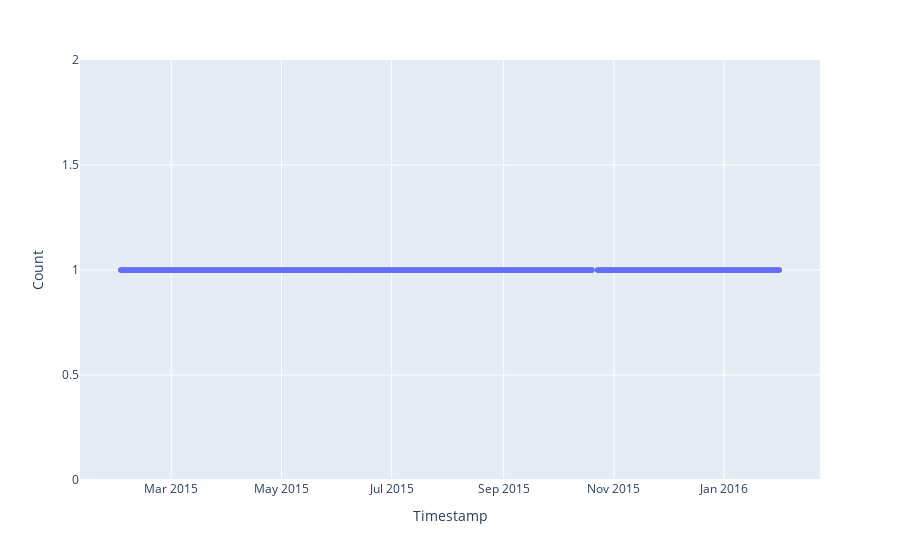

The notebook cell saved with this chart:
### Code cell
fig = px.scatter(minus_5, x="Timestamp", y="Count")

fig.show()

### Figure 1 — Plotly figure (JSON) as saved in the notebook; plotly's stock layout.template omitted (floating-point values rounded to 4 significant figures; data arrays with more than 128 entries replaced by an {"elided": "..."} marker saying what was removed)
{"data": [{"hovertemplate": "Timestamp=%{x}<br>Count=%{y}<extra></extra>", "legendgroup": "", "marker": {"color": "#636efa", "symbol": "circle"}, "mode": "markers", "name": "", "showlegend": false, "x": {"elided": "1079 str values"}, "xaxis": "x", "y": {"elided": "1079 int values"}, "yaxis": "y", "type": "scattergl"}], "layout": {"xaxis": {"anchor": "y", "domain": [0.0, 1.0], "title": {"text": "Timestamp"}}, "yaxis": {"anchor": "x", "domain": [0.0, 1.0], "title": {"text": "Count"}}, "legend": {"tracegroupgap": 0}, "margin": {"t": 60}}}
